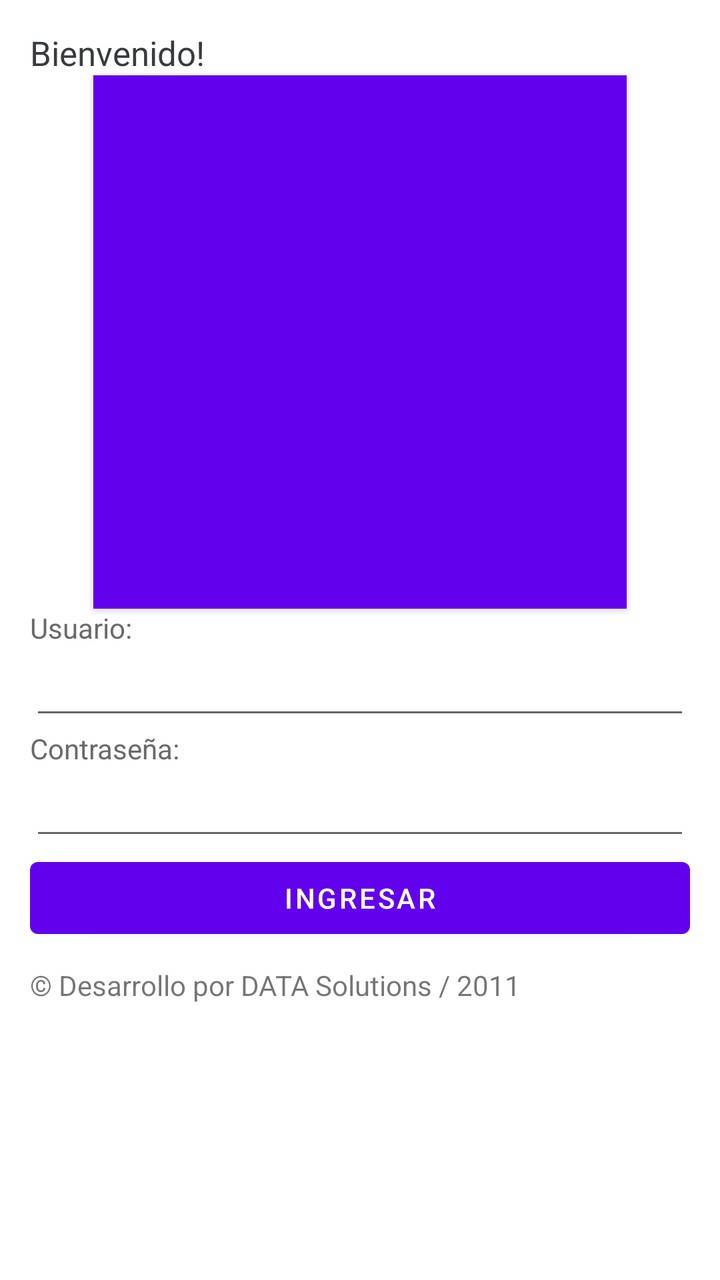
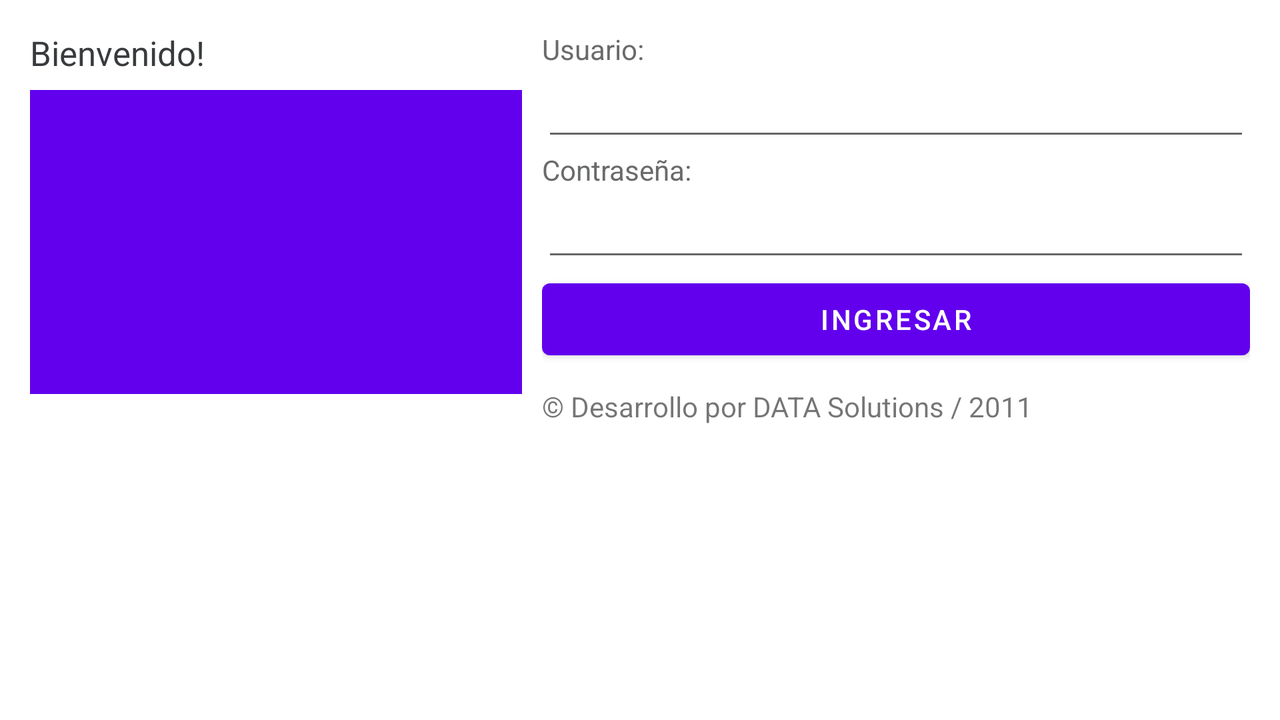

First picture: res/layout/ on a phone held upright. Second picture: the repository's own variant of that layout, on a device whose configuration matches the variant's folder. Source for both follows.
<!-- AndroidManifest.xml: fallback theme Theme.MaterialComponents.DayNight.NoActionBar -->
<!-- res/layout/main.xml -->
<?xml version="1.0" encoding="utf-8"?>
<LinearLayout xmlns:android="http://schemas.android.com/apk/res/android"
	android:orientation="horizontal" android:layout_width="fill_parent"
	android:layout_height="fill_parent" android:padding="15dip"
	android:background="@color/fondo">

	<LinearLayout android:orientation="vertical"
		android:layout_width="fill_parent" android:layout_height="fill_parent"
		android:layout_gravity="center">
		
		<TextView style="@style/Header" android:layout_width="fill_parent"  
			android:layout_height="wrap_content" android:text="@string/hello" />
			
		<Button 
		    android:background="@drawable/logo"	
		    android:layout_height="wrap_content"
			android:layout_width="wrap_content"  			
			android:layout_gravity="center"
			android:id="@+id/logo"></Button>	
			
			
		<TextView android:text="@string/login" android:layout_width="fill_parent"
			android:layout_height="wrap_content" style="@style/Text" />
		<EditText android:layout_width="fill_parent"
			android:layout_height="wrap_content" android:id="@+id/txtUsuario">
			<requestFocus></requestFocus>
		</EditText>

		<TextView android:text="@string/password"  style="@style/Text"
			android:layout_width="fill_parent" android:layout_height="wrap_content" />
		<EditText android:id="@+id/txtPassword"
			android:layout_height="wrap_content" android:layout_width="fill_parent"
			android:inputType="textPassword">

		</EditText>
		<Button android:layout_width="fill_parent"
			android:layout_height="wrap_content" android:id="@+id/btnLogin"
			android:text="@string/btnLogin" />
		
		<TextView android:layout_width="fill_parent" android:layout_marginTop="10dip"
			android:layout_height="wrap_content" android:text="@string/copyright" />
	</LinearLayout>
	
</LinearLayout>
<!-- resources referenced by this layout -->
<resources>
  <color name="fondo">#ffffffff</color>
  <!-- drawable logo: jpg bitmap (drawable-ldpi, 56396 bytes) -->
  <string name="btnLogin">Ingresar</string>
  <string name="copyright">© Desarrollo por DATA Solutions / 2011</string>
  <string name="hello">Bienvenido!</string>
  <string name="login">Usuario:</string>
  <string name="password">Contraseña:</string>
  <style name="Header">
          <item name="android:textColor">#383B3D</item>
          <item name="android:textSize">17dp</item>
          <item name="android:gravity">left</item>
      </style>
  <style name="Text">
          <item name="android:textColor">#696A6B</item>
          
      </style>
</resources>
<!-- res/layout-land/main.xml (the repository's variant of the layout above) -->
<!-- drawn on the phone turned sideways -->
<?xml version="1.0" encoding="utf-8"?>
<LinearLayout xmlns:android="http://schemas.android.com/apk/res/android"
    android:layout_width="fill_parent"
    android:layout_height="fill_parent"
    android:background="@color/fondo"
    android:orientation="horizontal"
    android:padding="15dip" >

    <TableLayout
        android:layout_width="49dp"
        android:layout_height="182dp"
        android:layout_weight="0.27" >

        <TableRow>

            <TextView
                style="@style/Header"
                android:layout_width="49dp"
                android:layout_height="30dp"
                android:layout_weight="0.24"
                android:text="@string/hello" />
        </TableRow>

        <TableRow>

            <Button 
		    android:background="@drawable/logo"
                android:id="@+id/logo"
                android:layout_width="49dp"
                android:layout_height="164dp"
                android:layout_weight="0.24" />
        </TableRow>
    </TableLayout>

    <LinearLayout
        android:layout_width="354dp"
        android:layout_height="match_parent"
        android:layout_gravity="center"
        android:orientation="vertical" 
        android:layout_marginLeft="10dp" >

        <TextView
            style="@style/Text"
            android:layout_width="fill_parent"
            android:layout_height="wrap_content"
            android:text="@string/login" />

        <EditText
            android:id="@+id/txtUsuario"
            android:layout_width="fill_parent"
            android:layout_height="wrap_content" >

            <requestFocus>
            </requestFocus>
        </EditText>

        <TextView
            style="@style/Text"
            android:layout_width="fill_parent"
            android:layout_height="wrap_content"
            android:text="@string/password" />

        <EditText
            android:id="@+id/txtPassword"
            android:layout_width="fill_parent"
            android:layout_height="wrap_content"
            android:inputType="textPassword" >
        </EditText>

        <Button
            android:id="@+id/btnLogin"
            android:layout_width="fill_parent"
            android:layout_height="wrap_content"
            android:text="@string/btnLogin" />

        <TextView
            android:layout_width="fill_parent"
            android:layout_height="wrap_content"
            android:layout_marginTop="10dip"
            android:text="@string/copyright" />
    </LinearLayout>

</LinearLayout>
